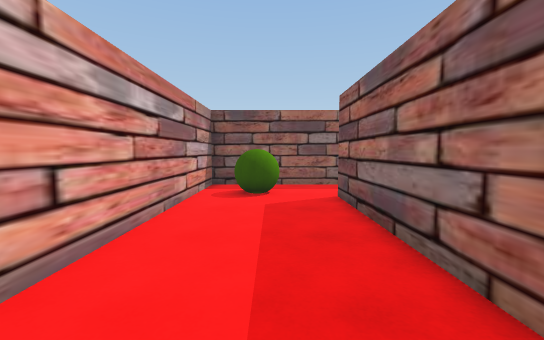
view 1 (above)

24 first-person views from a walk through a scene from a Unity 3-D project. The camera is 1.3 m above the floor, tilts 4° down and sees 90° across. The floor is counted in squares, 0.95 m on a side. Each view is taken from the middle of a square. On the plan, view 1 faces up. The plan holds only what a view shows up to about 13 squares ahead; the rest is blank. The place goes on beyond the plan. The player character is not drawn.

view 2
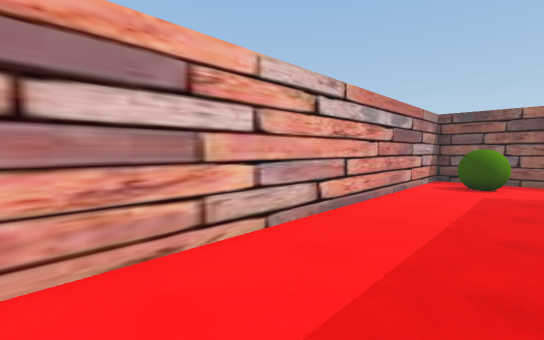

view 3
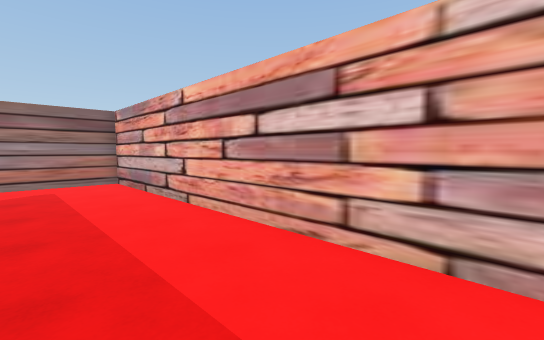

view 4
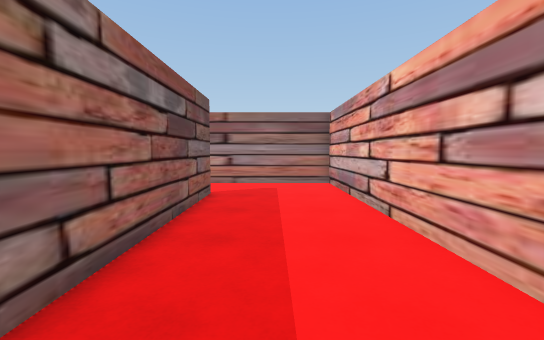

view 5
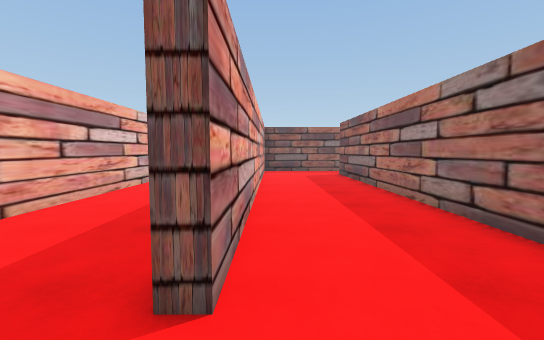

view 6
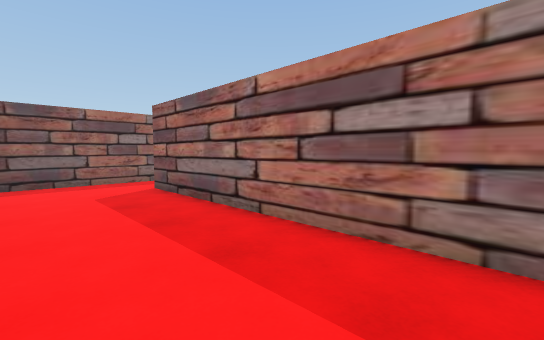

view 7
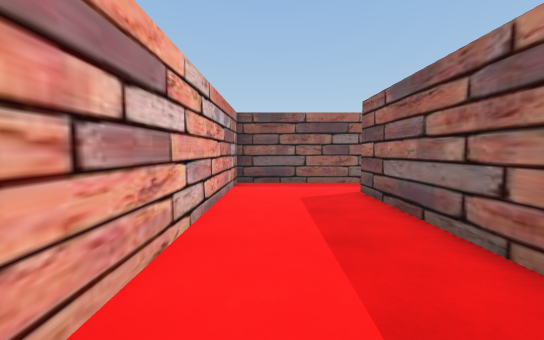

view 8
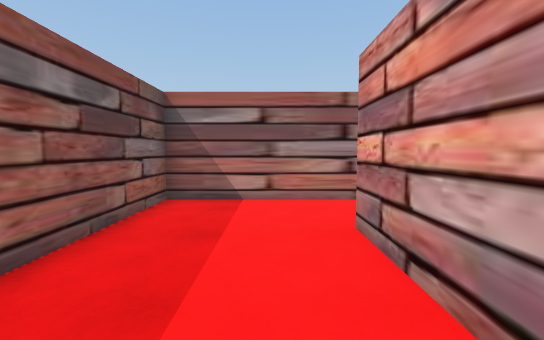

view 9
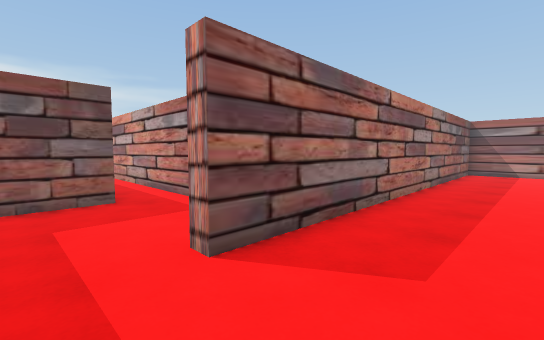

view 10
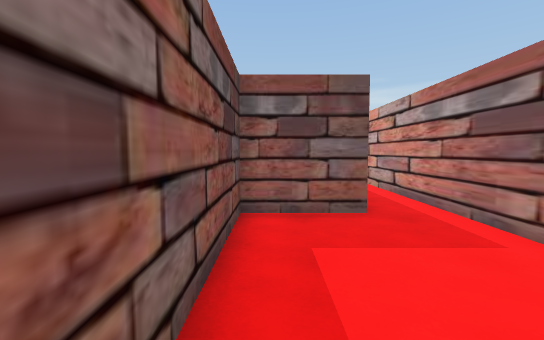

view 11
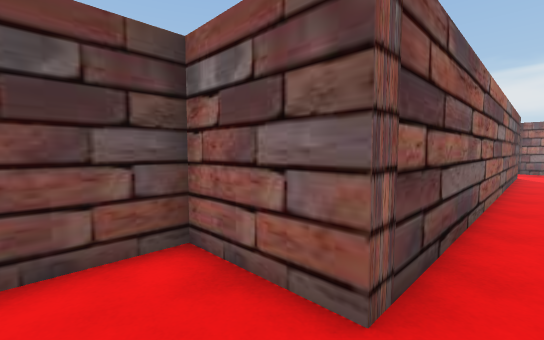

view 12
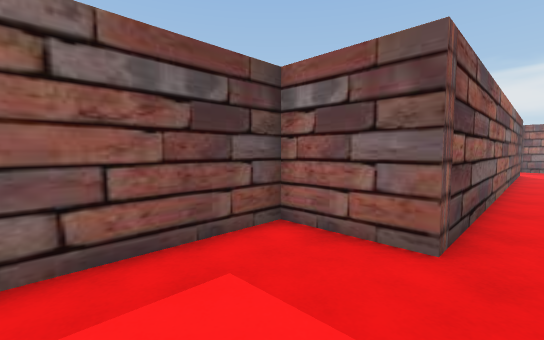

view 13
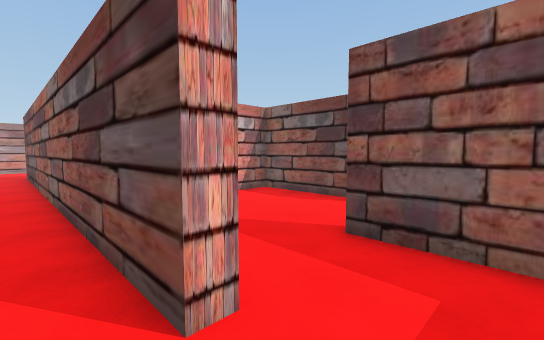

view 14
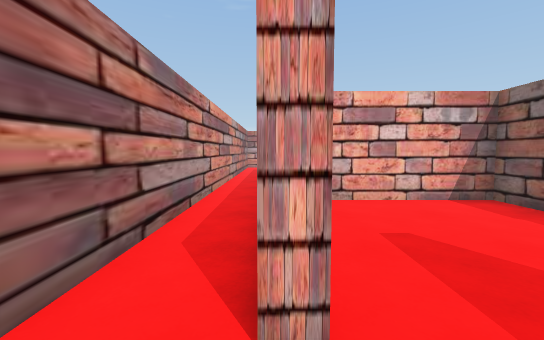

view 15
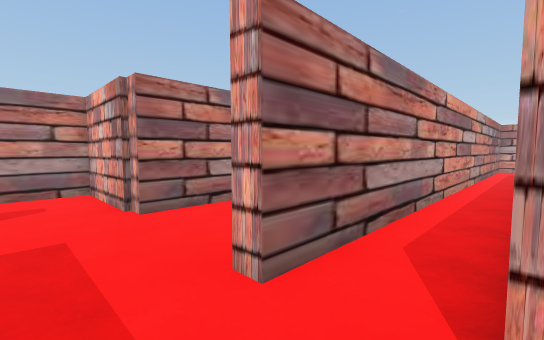

view 16
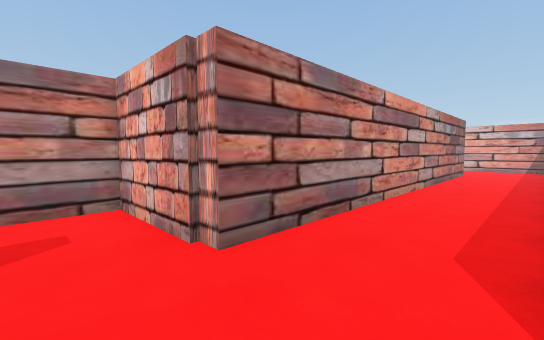

view 17
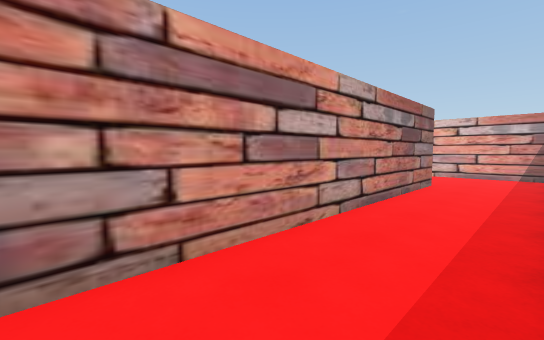

view 18
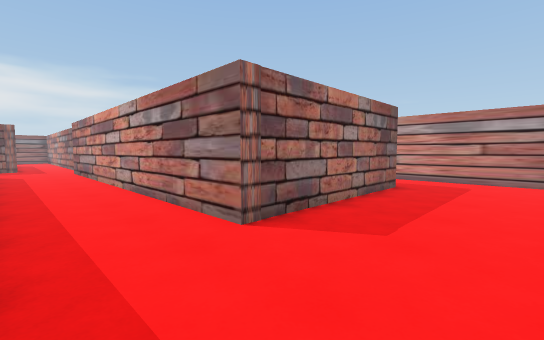

view 19
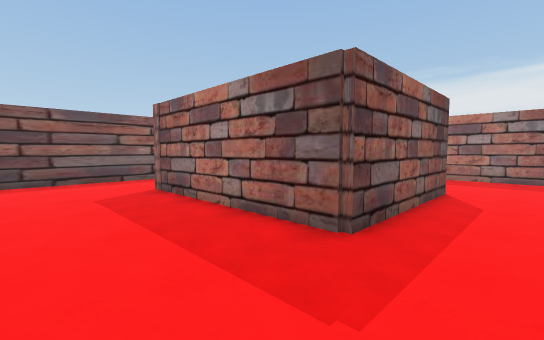

view 20
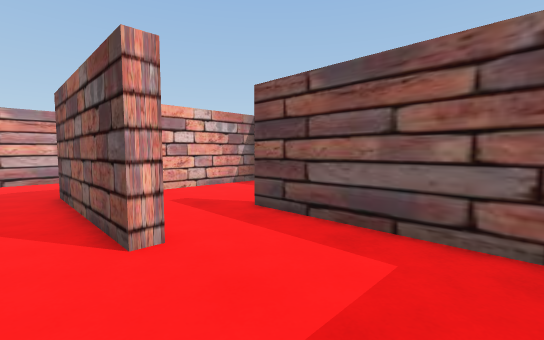

view 21
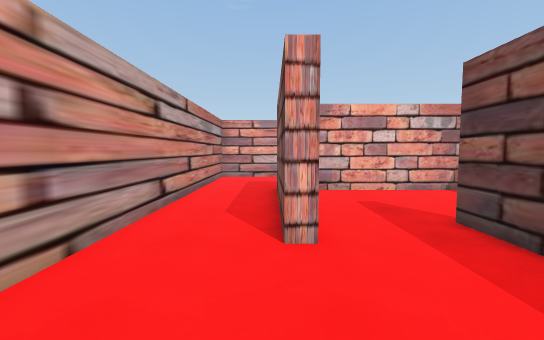

view 22
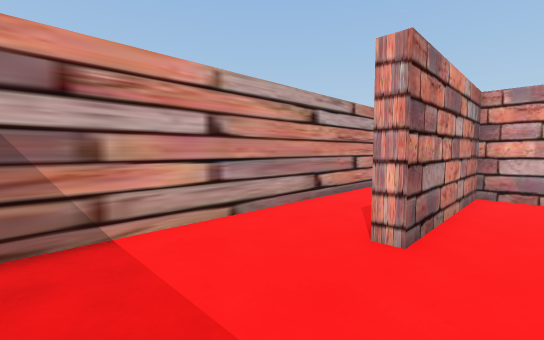

view 23
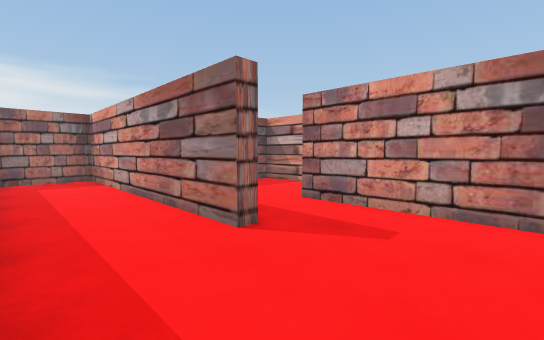

view 24
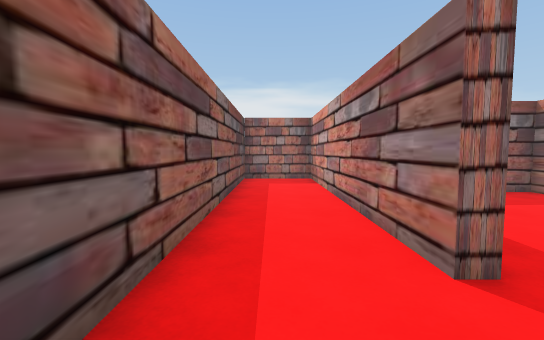

### Floor plan
Points are (right, up) in squares from view 1. A wall is a line through its corners. A room is listed if a view was taken in it or the views show most of it. See-through windows are left out.
Room 1 (views 1, 2, 3, 4, 5, 6, 7, 8, 9, 10)
walls: (2, 1.9) (2, 8.2); (7.5, 7.7) (2.5, 7.7) (2.5, -8.8) (2, -8.8) (2, -1.9); (2.8, 11.2) (-2.4, 11.2) (-2.4, -11.6) (7, -11.6) (7, 5.1) (7.5, 5.1)
ways out: opening at (7, 6.5) to room 2
objects: ball (-1, 8) to (0, 9)
Room 2 (views 11, 12, 13, 14, 15)
walls: (9.9, 3) (28.2, 3); (28.2, 5.5) (28.2, 4.9) (12, 4.9) (12, 7.7) (7.5, 7.7)
ways out: opening at (7, 6.5) to room 1; opening at (29.5, 3) to room 3; opening at (29.5, 5)
Room 3 (views 16, 17, 18, 19)
walls: (13, 2.5) (7.9, 2.5); (7.5, 2.1) (7.5, 0); (18.1, -8.8) (12, -8.8) (12, -1.1) (27.9, -1.1) (27.9, -1.6); (7.5, -8.2) (7.5, -10.1); (28.2, -1.6) (28.2, -5) (30.1, -5); (28.2, 3) (28.2, 2.5); (7.9, -11.6) (19.5, -11.6)
ways out: opening at (29.5, 3) to room 2; opening at (18.5, -10.5) to room 4
Room 4 (views 20, 21, 22, 23, 24)
walls: (22.1, -5.4) (16.8, -5.4) (16.8, -5) (27.6, -5) (27.6, -1.9); (19.5, -11.6) (23, -11.6) (23, -7.8); (12.5, -1.5) (12.5, -8.3) (18.1, -8.3) (18.1, -8.8); (26.8, -1.6) (15.2, -1.6)
ways out: opening at (18.5, -10.5) to room 3
Room 5 (no view inside)
walls: (26, 11.2) (22.5, 11.2) (22.5, 6.6); (28.6, 8.1) (27.6, 8.1)
ways out: opening at (27, 9.3); opening at (28, 6.5)

Positions as (right, up) in squares from view 1, and headings:
1: (0, 0), facing up
2: (1, -3), facing up-left
3: (1, 1), facing down-left
4: (0, 0), facing down
5: (3, -11), facing up
6: (3, -5), facing up-right
7: (4, -4), facing up
8: (4, -4), facing down
9: (4, 7), facing down-right
10: (6, 7), facing right
11: (10, 4), facing up-right
12: (8, 4), facing up-right
13: (30, 4), facing up-left
14: (30, 5), facing left
15: (30, 5), facing down-left
16: (30, 2), facing down-left
17: (24, 2), facing down-left
18: (8, 2), facing down-right
19: (8, -11), facing up-right
20: (22, -10), facing up-left
21: (22, -9), facing left
22: (22, -7), facing down-left
23: (13, -2), facing down-right
24: (14, -3), facing right
